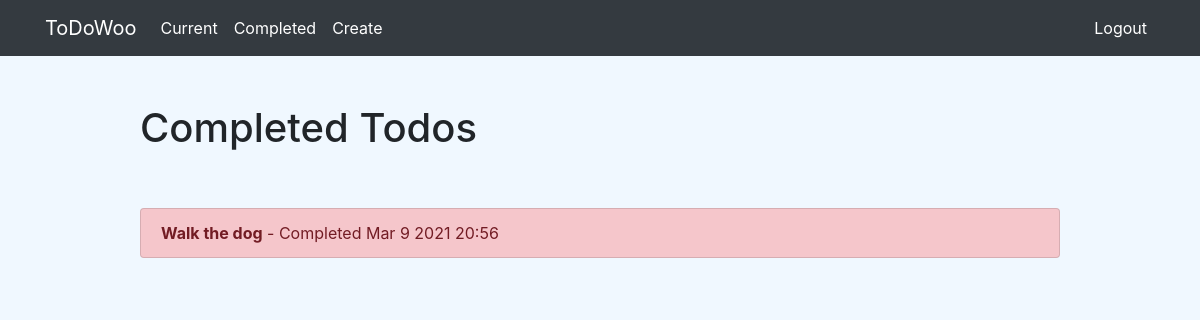
/completed/ (signed in), run on an earlier commit of the app's database.
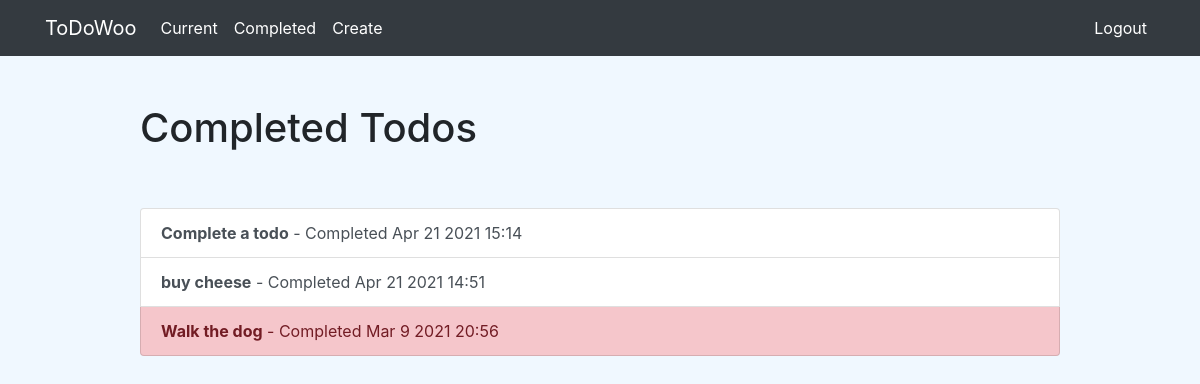
And on a later commit of the database.
### todo/models.py (models this page shows, shortened)
class Todo(models.Model):
    title = models.CharField(max_length=100)
    memo = models.TextField(blank=True)
    created = models.DateTimeField(auto_now_add=True)
    datecompleted = models.DateTimeField(null=True, blank=True)
    important = models.BooleanField(default=False)
    user = models.ForeignKey(User, on_delete=models.CASCADE)

### todo/views.py (the view)
# urls.py: path('completed/', views.completedtodos, name='completedtodos'),
@login_required
def completedtodos(request):
    todos = Todo.objects.filter(user=request.user, datecompleted__isnull=False).order_by('-datecompleted')
    return render(request, 'todo/completedtodos.html', {'todos': todos})

### todo/templates/todo/completedtodos.html
{% extends 'todo/base.html' %}
{% block content %}
<div class="row justify-content-center mt-5">
    <div class="col-md-10">
        <h1>Completed Todos</h1>
    </div>
</div>
<div class="row justify-content-center mt-5">
    <div class="col-md-10">
        <div class="list-group">
            {% for todo in todos %}
                <a href="{% url 'viewtodo' todo.id %}"
                   class="list-group-item list-group-item-action{% if todo.important %} list-group-item-danger{% endif %}"><b>{{ todo.title }}</b>
                    - Completed {{ todo.datecompleted|date:'M j Y H:i' }}</a>
            {% endfor %}
        </div>
    </div>
</div>
{% endblock %}

What changed in the data, as far as the page shows it:
added Todo: title "Complete a todo", datecompleted "Apr 21 2021 15:14"
added Todo: title "buy cheese", datecompleted "Apr 21 2021 14:51"
